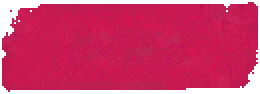
#> input picture web-sdk/apps/white-room/tools/_buy_ui_extract/v2/cta_activate_src.png, 130 x 47 px (shown 2 times larger)
$ python scrub_cta_ghost.py
#> lines starting #> are read from the running program, lines starting #| are printed output that depends on the picture; after the words box and inside, x2 and y2 are one past the last pixel; in counts of white or black regions, pixels touching at a corner belong together
"""Hard-scrub residual ACTIVATE ghost from blank CTA plates."""
from __future__ import annotations

from pathlib import Path

import numpy as np
from PIL import Image
from scipy import ndimage

V2 = Path(__file__).resolve().parent / "v2"
SCALE = 6
TARGETS = [
    Path(
        r"C:\Users\xheih\OneDrive\Documents\lady mirror drama studios"
        r"\web-sdk\packages\components-ui-html\src\assets\buyBonus"
    ),
    Path(
        r"C:\Users\xheih\OneDrive\Documents\lady mirror drama studios"
        r"\web-sdk\apps\ways\node_modules\components-ui-html\src\assets\buyBonus"
    ),
    Path(
        r"C:\Users\xheih\OneDrive\Documents\lady mirror drama studios"
        r"\web-sdk\apps\ways\assets\sprites\mirror\buy_ui"
    ),
    Path(
        r"C:\Users\xheih\OneDrive\Documents\lady mirror drama studios"
        r"\web-sdk\apps\ways\static\assets\sprites\mirror\buy_ui"
    ),
    V2,
]


def scrub_activate(src: Path) -> tuple[Image.Image, Image.Image]:
    a = np.array(Image.open(src).convert("RGBA"))
#> a is the input picture: shape (47, 130, 4); mean R, G, B, A 171.7, 23.1, 71.4, 220.4
    rgb = a[:, :, :3].astype(np.float32)
    alpha = a[:, :, 3]
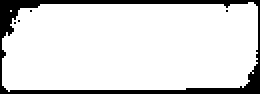
#> alpha: shape (47, 130) (shown 2 times larger); 86.4% white; 5 black regions (4 under 20 px), largest, box (x1, y1, x2, y2) and area: (0, 0, 130, 47) 826
    lum = rgb.mean(axis=2)
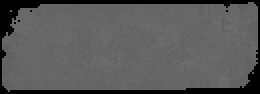
#> lum: shape (47, 130) float32 (shown 2 times larger); min 0, max 112.7, mean 88.7
    plate = alpha > 0
    pink = plate & (rgb[:, :, 0] > 90) & (rgb[:, :, 0] > rgb[:, :, 1] + 20)
    h, w = lum.shape
#> h = 47; w = 130
    yy, xx = np.mgrid[0:h, 0:w]
    band = plate & (yy > h * 0.18) & (yy < h * 0.82) & (xx > w * 0.06) & (xx < w * 0.94)
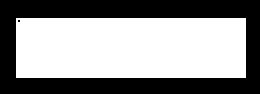
#> band: shape (47, 130) bool (shown 2 times larger); 56.4% white; 2 black regions (1 under 20 px), largest, box (x1, y1, x2, y2) and area: (0, 0, 130, 47) 2660
    pink_mean = rgb[pink].mean(axis=0) if pink.any() else np.array([200.0, 40.0, 120.0])
#> pink_mean = [198.7, 26.72, 82.61]
    darker = band & (lum < pink_mean.mean() * 0.97)
#> darker: shape (47, 130) bool; 2% white in thin lines or dots, all inside (x1, y1, x2, y2) = (8, 10, 123, 39)
    greyish = band & (np.abs(rgb[:, :, 0] - rgb[:, :, 1]) < 40) & (lum < 180)
#> greyish: shape (47, 130) bool; every value is 0
    scrub = ndimage.binary_dilation(darker | greyish, iterations=1) & band
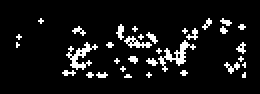
#> scrub: shape (47, 130) bool (shown 2 times larger); 8.1% white in thin lines or dots, all inside (x1, y1, x2, y2) = (8, 9, 123, 39)
    edge = plate & ~ndimage.binary_erosion(plate, iterations=2)
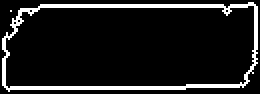
#> edge: shape (47, 130) bool (shown 2 times larger); 10.7% white in thin lines or dots
    scrub &= ~edge
    rng = np.random.default_rng(7)
    grain = rng.normal(0, 4.0, size=rgb.shape)
    for c in range(3):
        rgb[scrub, c] = pink_mean[c] + grain[scrub, c]
    nonpink = band & ~edge & ~((rgb[:, :, 0] > 110) & (rgb[:, :, 0] > rgb[:, :, 1] + 25))
    for c in range(3):
        rgb[nonpink, c] = pink_mean[c] + grain[nonpink, c]
    a[:, :, :3] = np.clip(rgb, 0, 255).astype(np.uint8)
    im = Image.fromarray(a)

    # grey buy variant from scrubbed pink
    pink_lum = (0.35 * rgb[:, :, 0] + 0.35 * rgb[:, :, 1] + 0.30 * rgb[:, :, 2]) / 255.0
    base = 118 + 78 * pink_lum
    buy = a.copy()
    brgb = buy[:, :, :3].astype(np.float32)
    is_pink = (brgb[:, :, 0] > 80) & (brgb[:, :, 0] > brgb[:, :, 1] + 15) & plate
    grey = np.stack([base * 0.96, base * 0.98, base * 1.03], axis=2)
    for c in range(3):
        brgb[is_pink, c] = grey[is_pink, c]
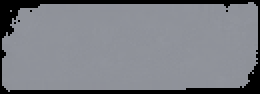
#> brgb: shape (47, 130, 3) float32 (shown 2 times larger); mean R, G, B 124.2, 126.8, 133.3
    mag = plate & (brgb[:, :, 0] > brgb[:, :, 1] + 25) & (brgb[:, :, 0] > 60)
    for c in range(3):
        brgb[mag, c] = grey[mag, c]
    buy[:, :, :3] = np.clip(brgb, 0, 255).astype(np.uint8)
    return im, Image.fromarray(buy)


def deploy(name: str, img: Image.Image) -> None:
#> called with name = 'cta_activate'
    up = img.resize((img.width * SCALE, img.height * SCALE), Image.NEAREST)
    for d in TARGETS:
        d.mkdir(parents=True, exist_ok=True)
        if d == V2:
            img.save(d / f"{name}_src.png")
        up.save(d / f"{name}.png")
    aa = np.array(img)
    pl = aa[:, :, 3] > 0
    interior = ndimage.binary_erosion(pl, iterations=2)
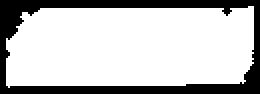
#> interior: shape (47, 130) bool (shown 2 times larger); 75.7% white; 1 black region, box (x1, y1, x2, y2) and area: (0, 0, 130, 47) 1485
    dark = int((interior & (aa[:, :, :3].mean(axis=2) < 90)).sum())
#> dark = 0
    print(f"{name}: dark_interior={dark}")
#| cta_activate: dark_interior=0


def main() -> None:
    src = V2 / "cta_activate_src.png"
    act, buy = scrub_activate(src)
    deploy("cta_activate", act)
    deploy("cta_buy", buy)
#| cta_buy: dark_interior=0
    print("scrubbed + redeployed")


if __name__ == "__main__":
    main()
